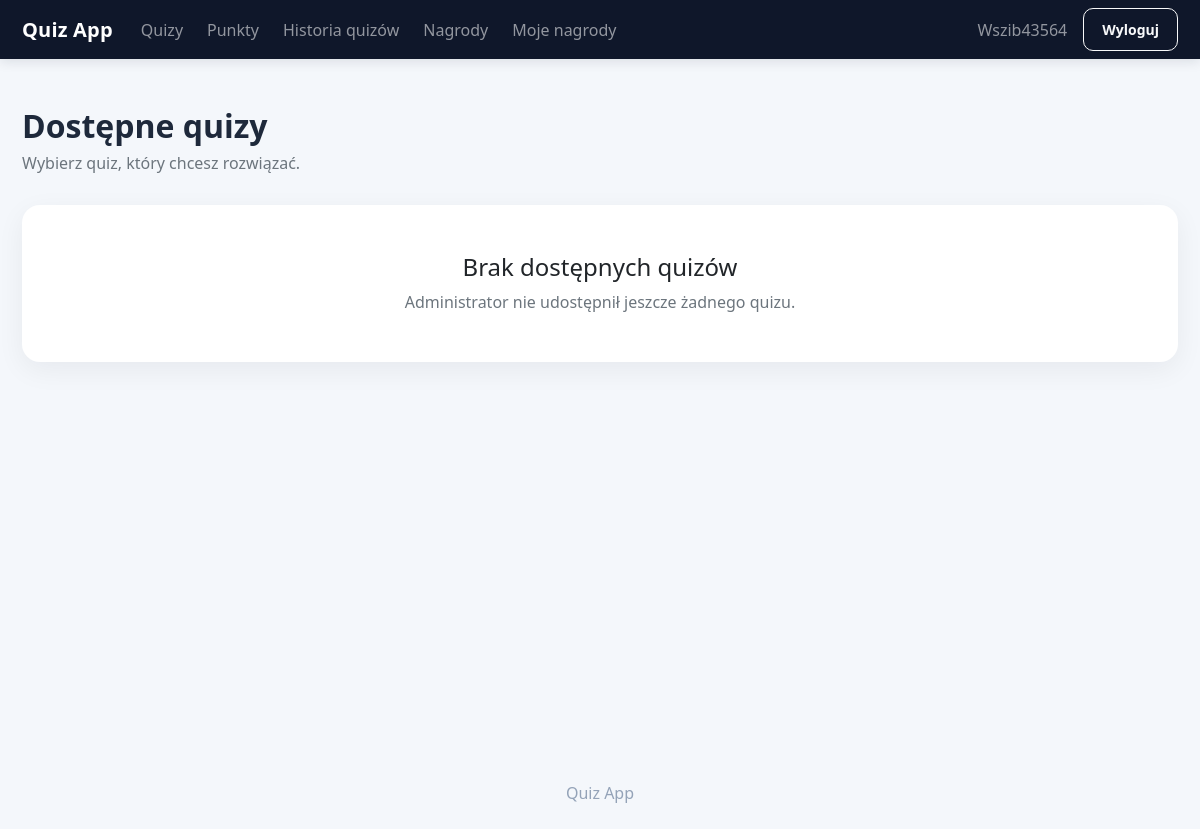
Page /quizy/ (signed in) on the earlier database version.
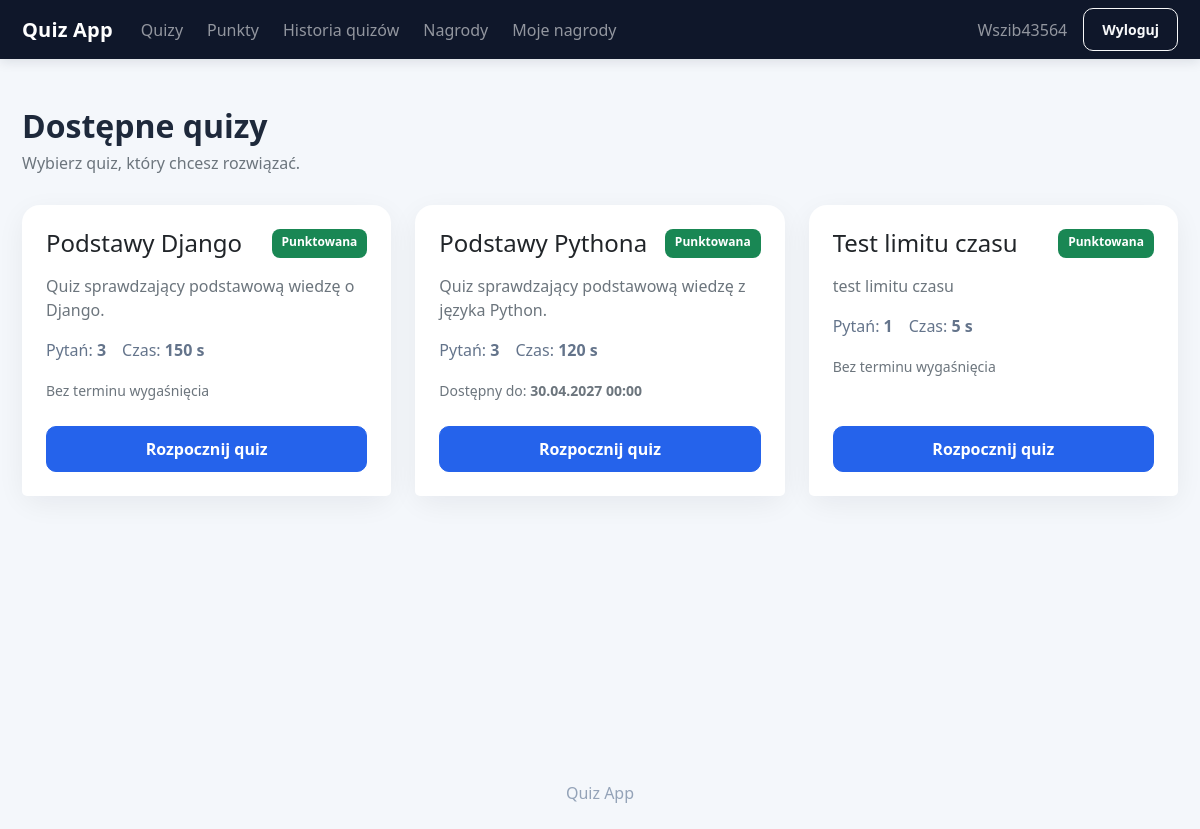
Same page on the later database version.
### quiz/models.py (models this page shows, shortened)
class Quiz(models.Model):
    title = models.CharField(max_length=200)
    description = models.TextField(blank=True)
    is_active = models.BooleanField(default=True)
    time_limit_seconds = models.PositiveIntegerField(default=300)
    expires_at = models.DateTimeField(
        null=True,
        blank=True,
        verbose_name="Ważny do",
    )
    created_at = models.DateTimeField(auto_now_add=True)

### quiz/views.py (the view, shortened to what this page needs)
# urls.py: path("quizy/", views.lista_quizow, name="lista_quizow"),
@login_required(login_url="logowanie")
def lista_quizow(request):
    teraz = timezone.now()
    quizy = (
        Quiz.objects
        .filter(is_active=True)
        .filter(
            Q(expires_at__isnull=True)
            | Q(expires_at__gt=teraz)
            | Q(
                quizattempt__user=request.user,
                quizattempt__completed_at__isnull=True,
            )
        )
        .distinct()
        .order_by("title")
    )
    elementy_quizow = []
    for quiz in quizy:
        aktywne_podejscie = (
            QuizAttempt.objects
            .filter(
                user=request.user,
                quiz=quiz,
                completed_at__isnull=True,
            )
            .order_by("-started_at")
            .first()
        )
        wygasl = bool(
            quiz.expires_at
            and quiz.expires_at <= teraz
        )
        juz_punktowane = QuizAttempt.objects.filter(
            user=request.user,
            quiz=quiz,
            is_rewarded_attempt=True,
        ).exists()
        elementy_quizow.append(
            {
                "quiz": quiz,
                "ma_aktywne_podejscie": False,
                "bedzie_punktowane": not juz_punktowane,
                "wygasl": wygasl,
            }
        )
    return render(
        request,
        "quiz/quiz_list.html",
        {"elementy_quizow": elementy_quizow},
    )

### quiz/templates/quiz/quiz_list.html (shortened to what this page needs)
{% extends 'quiz/base.html' %}
{% block content %}
<div class="container py-5">
    <div class="naglowek-strony">
        <h2>Dostępne quizy</h2>
        <p class="text-secondary">Wybierz quiz, który chcesz rozwiązać.</p>
    </div>
    <div class="row g-4">
        {% for element in elementy_quizow %}
        <div class="col-md-6 col-lg-4">
            <div class="card h-100 karta-quizu">
                <div class="card-body p-4">
                    <div class="d-flex justify-content-between gap-2 mb-3">
                        <h4 class="mb-0">{{ element.quiz.title }}</h4>
                        {% if element.bedzie_punktowane %}
                            <span class="badge bg-success">Punktowana</span>
                        {% else %}
                            <span class="badge bg-secondary">Bez salda</span>
                        {% endif %}
                    </div>
                    <p class="text-secondary">{{ element.quiz.description }}</p>
                    <div class="informacje-quizu">
                        <span>Pytań: <strong>{{ element.quiz.question_set.count }}</strong></span>
                        <span>Czas: <strong>{{ element.quiz.time_limit_seconds }} s</strong></span>
                    </div>
                    <div class="mt-3">
                        {% if element.quiz.expires_at %}
                            <small class="text-secondary">Dostępny do: <strong>{{ element.quiz.expires_at|date:"d.m.Y H:i" }}</strong></small>
                        {% else %}
                            <small class="text-secondary">Bez terminu wygaśnięcia</small>
                        {% endif %}
                    </div>
                </div>
                <div class="card-footer bg-white border-0 p-4 pt-0">
                    <form method="post" action="{% url 'rozpocznij_quiz' element.quiz.id %}">
                        <button type="submit" class="btn btn-primary w-100">
                            {% if element.ma_aktywne_podejscie %}Kontynuuj quiz{% else %}Rozpocznij quiz{% endif %}
                        </button>
                    </form>
                </div>
            </div>
        </div>
        {% empty %}
        <div class="col-12">
            <div class="card">
                <div class="card-body text-center p-5">
                    <h4>Brak dostępnych quizów</h4>
                    <p class="text-secondary mb-0">Administrator nie udostępnił jeszcze żadnego quizu.</p>
                </div>
            </div>
        </div>
        {% endfor %}
    </div>
</div>
{% endblock %}

Differences in the rows shown:
added Quiz: quiz "Podstawy Django", quiz.description "Quiz sprawdzający podstawową wiedzę o Django.", quiz.question_set.count "3", quiz.time_limit_seconds "150", shows "Bez terminu wygaśnięcia"
added Quiz: quiz "Podstawy Pythona", quiz.description "Quiz sprawdzający podstawową wiedzę z języka Python.", quiz.question_set.count "3", quiz.time_limit_seconds "120", quiz.expires_at "30.04.2027 00:00"
added Quiz: quiz "Test limitu czasu", quiz.description "test limitu czasu", quiz.question_set.count "1", quiz.time_limit_seconds "5", shows "Bez terminu wygaśnięcia"
Other differences:
text no longer shown: "Brak dostępnych quizów Administrator nie udostępnił jeszcze żadnego quizu."
